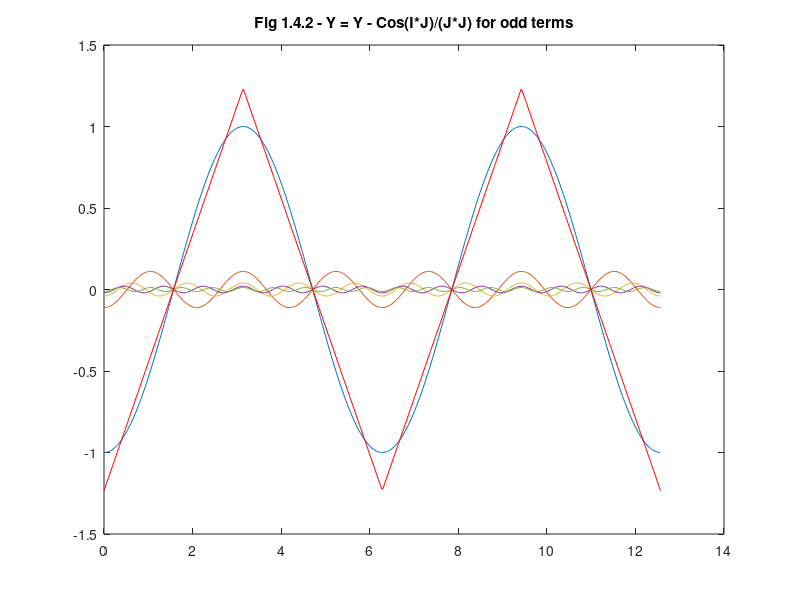

This chart was generated by the following MATLAB code:
%
% author: Ke-Wei Ma
% contact: keweima at gmail.com
% summary: replicate Fig 1.4.2
%

clear all;
clf;

h = 1:2:3000;               % odd-harmonics.  1, 3, 5 ... 1,000
a = 1 ./ h.^2;              % amplitude.  1/1, 1/3, 1/5 ... 1,000

n = 500;
i = linspace(0, 4*pi, n);   % number of steps

j = h' * i;

y = -cos(j) .* repmat(a',1,n); % repmat converts amplitude vector to mirrored columns in new matrix

% Plot the first 5 odd harmonics and then the sum of all 
% the harmonics 

figure
plot(i, y(1,:), ...
     i, y(2,:), ...
     i, y(3,:), ...
     i, y(4,:), ...
     i, y(5,:), ...
     i, sum(y), 'r');

title('Fig 1.4.2 - Y = Y - Cos(I*J)/(J*J) for odd terms');
